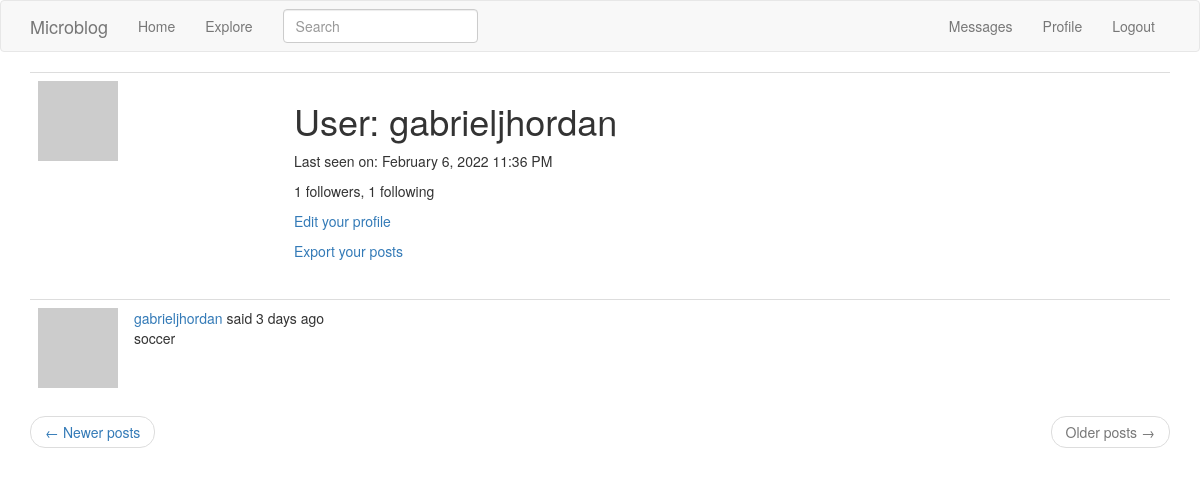
Screenshot of /user/gabrieljhordan?page=2 (signed in) with the database file from the repository.
### app/models.py (models this page shows, shortened)
class PaginatedAPIMixin(object):
    @staticmethod
    def to_collection_dict(query, page, per_page, endpoint, **kwargs):
        resources = query.paginate(page, per_page, False)
        data = {
            'items': [item.to_dict() for item in resources.items],
            '_meta': {
                'page': page,
                'per_page': per_page,
                'total_pages': resources.pages,
                'total_items': resources.total
            },
            '_links': {
                'self': url_for(endpoint, page=page, per_page=per_page,
                                **kwargs),
                'next': url_for(endpoint, page=page + 1, per_page=per_page,
                                **kwargs) if resources.has_next else None,
                'prev': url_for(endpoint, page=page - 1, per_page=per_page,
                                **kwargs) if resources.has_prev else None
            }
        }
        return data

class User(PaginatedAPIMixin,UserMixin,db.Model):
    id = db.Column(db.Integer, primary_key=True)
    username = db.Column(db.String(64),index=True, unique=True)
    email = db.Column(db.String(120), index=True, unique=True)
    password_hash = db.Column(db.String(128))
    posts = db.relationship('Post', backref='author', lazy='dynamic')
    about = db.Column(db.String(140))
    last_seen = db.Column(db.DateTime, default=datetime.utcnow)
    followed = db.relationship(
        'User', secondary = followers,
        primaryjoin = (followers.c.follower_id == id),
        secondaryjoin = (followers.c.followed_id == id),
        backref = db.backref('followers', lazy='dynamic'),
        lazy='dynamic')
    messages_sent = db.relationship('Message',
                                    foreign_keys='Message.sender_id',
                                    backref='author', lazy='dynamic')
    messages_received = db.relationship('Message',
                                        foreign_keys='Message.recipient_id',
                                        backref='recipient', lazy='dynamic')
    last_message_read_time = db.Column(db.DateTime)
    notifications = db.relationship('Notification', backref='user',
                                    lazy='dynamic')
    tasks = db.relationship('Task', backref='user', lazy='dynamic')
    token = db.Column(db.String(32), index=True, unique=True)
    token_expiration = db.Column(db.DateTime)
    def avatar (self, size):
        digest = md5(self.email.lower().encode('utf-8')).hexdigest()
        return 'https://www.gravatar.com/avatar/{}?d=identicon&s={}'.format(digest, size)
    def new_messages(self):
        last_read_time = self.last_message_read_time or datetime(1900, 1, 1)
        return Message.query.filter_by(recipient=self).filter(
            Message.timestamp > last_read_time).count()
    def get_tasks_in_progress(self):
        return Task.query.filter_by(user=self, complete=False).all()
    def get_task_in_progress(self, name):
        return Task.query.filter_by(name=name, user=self,
                                    complete=False).first()

class SearchableMixin(object):
    @classmethod
    def before_commit(cls, session):
        session._changes = {
            'add': list(session.new),
            'update': list(session.dirty),
            'delete': list(session.deleted)
        }
    @classmethod
    def after_commit(cls, session):
        for obj in session._changes['add']:
            if isinstance(obj, SearchableMixin):
                add_to_index(obj.__tablename__, obj)
        for obj in session._changes['update']:
            if isinstance(obj, SearchableMixin):
                add_to_index(obj.__tablename__, obj)
        for obj in session._changes['delete']:
            if isinstance(obj, SearchableMixin):
                remove_from_index(obj.__tablename__, obj)
        session._changes = None

class Post(SearchableMixin, db.Model):
    __searchable__ = ['body']
    id = db.Column(db.Integer, primary_key=True)
    body = db.Column(db.String(140))
    timestamp = db.Column(db.DateTime, default=datetime.utcnow)
    user_id = db.Column(db.Integer, db.ForeignKey('user.id'))
    language = db.Column(db.String(5))

### app/main/routes.py (the view)
@bp.route('/user/<username>')
@login_required
def user(username):
    user = User.query.filter_by(username=username).first_or_404()
    page = request.args.get('page', 1, type=int)
    posts = user.posts.order_by(Post.timestamp.desc()).paginate(
        page, current_app.config['POSTS_PER_PAGE'], False)
    next_url = url_for('main.user', username=user.username,
                       page=posts.next_num) if posts.has_next else None
    prev_url = url_for('main.user', username=user.username,
                       page=posts.prev_num) if posts.has_prev else None
    form = EmptyForm()
    return render_template('user.html', user=user, posts=posts.items,
                           next_url=next_url, prev_url=prev_url, form=form)

### app/main/forms.py
class SearchForm(FlaskForm):
    q = StringField(_l('Search'), validators=[DataRequired()])
    def __init__(self, *args, **kwargs):
        if 'formdata' not in kwargs:
            kwargs['formdata'] = request.args
        if 'meta' not in kwargs:
            kwargs['meta'] = {'csrf': False}
        super(SearchForm, self).__init__(*args, **kwargs)

class EmptyForm(FlaskForm):
    submit = SubmitField('Submit')

### app/main/routes.py (called while the page is built)
@bp.before_app_request
def before_request():
    if current_user.is_authenticated:
        current_user.last_seen = datetime.utcnow()
        db.session.commit()
        g.search_form = SearchForm()
    g.locale = str(get_locale())

@bp.before_app_request
def before_request():
    if current_user.is_authenticated:
        current_user.last_seen = datetime.utcnow()
        db.session.commit()
        g.search_form = SearchForm()
    g.locale = str(get_locale())

### app/models.py (called while the page is built)
@login.user_loader
def loader_user(id):
    return User.query.get(int(id))

### app/templates/user.html (shortened to what this page needs)
{% extends "base.html" %}
{% block app_content %}
    <table class="table table-hover">
        <tr>
            <td width="256px"><img src="{{ user.avatar(256) }}"></td>
            <td>
                <h1>{{ _('User') }}: {{ user.username }}</h1>
                {% if user.last_seen %}
                <p>{{ _('Last seen on') }}: {{ moment(user.last_seen).format('LLL') }}</p>
                {% endif %}
                <p>{{ _('%(count)d followers', count=user.followers.count()) }}, {{ _('%(count)d following', count=user.followed.count()) }}</p>
                {% if user == current_user %}
                <p><a href="{{ url_for('main.edit_profile') }}">{{ _('Edit your profile') }}</a></p>
                {% if not current_user.get_task_in_progress('export_posts') %}
                <p><a href="{{ url_for('main.export_posts') }}">{{ _('Export your posts') }}</a></p>
                {% endif %}
                {% endif %}
            </td>
        </tr>
    </table>
    {% for post in posts %}
        {% include '_post.html' %}
    {% endfor %}
    <nav aria-label="...">
        <ul class="pager">
            <li class="previous{% if not prev_url %} disabled{% endif %}">
                <a href="{{ prev_url or '#' }}">
                    <span aria-hidden="true">&larr;</span> {{ _('Newer posts') }}
                </a>
            </li>
            <li class="next{% if not next_url %} disabled{% endif %}">
                <a href="{{ next_url or '#' }}">
                    {{ _('Older posts') }} <span aria-hidden="true">&rarr;</span>
                </a>
            </li>
        </ul>
    </nav>
{% endblock %}

### app/templates/_post.html (shortened to what this page needs)
<table class="table table-hover">
    <tr>
        <td width="70px">
            <a href="{{ url_for('main.user', username=post.author.username) }}">
                <img src="{{ post.author.avatar(70) }}" />
            </a>
        </td>
        <td>
            {{ _('%(username)s said %(when)s',username=user_link, when=moment(post.timestamp).fromNow()) }}<br>
            <span id="post{{ post.id }}">{{ post.body }}</span>
        </td>
    </tr>
</table>

### rows the page displays
User: username "gabrieljhordan", last_seen "February 6, 2022 11:36 PM"
Post: body "soccer"
